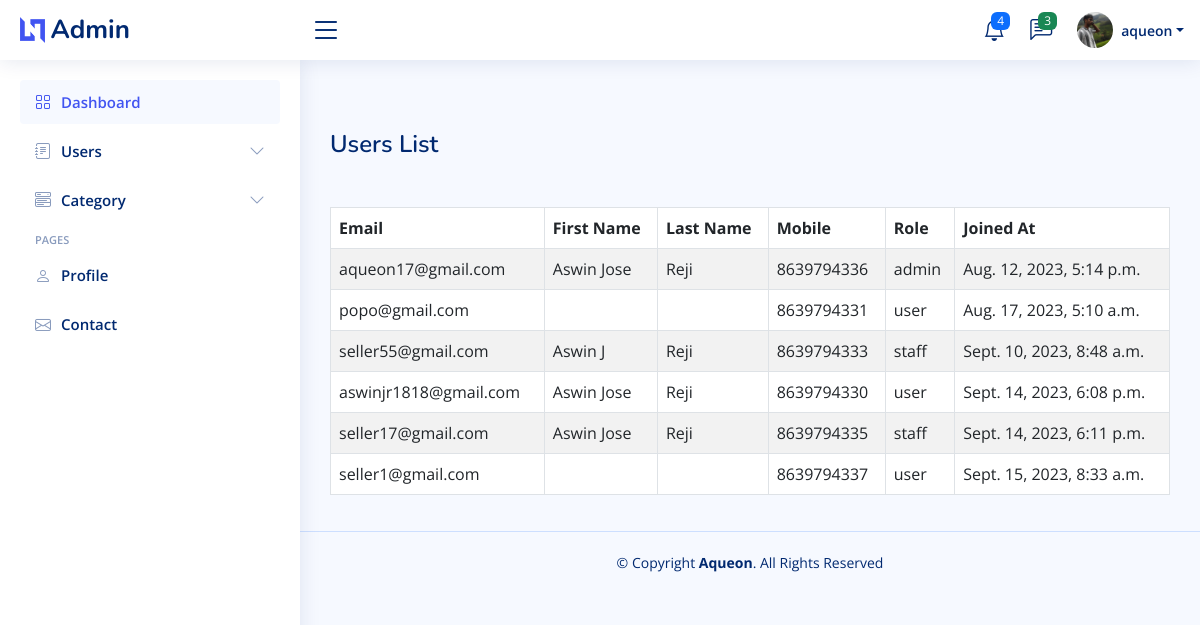
The app's page /users_list/ (signed in) with its own data.
### Website/models.py (models this page shows, shortened)
class UserProfile(models.Model):
    user = models.OneToOneField(User, on_delete=models.CASCADE)
    mobile = models.CharField(max_length=255,unique=True)
    profile_image = models.ImageField(upload_to='profile_images/', blank=True, null=True)

### Website/views.py (the view)
# urls.py: path('users_list/', views.users_list, name='users_list'),
def users_list(request):
    users = User.objects.all()
    try:
        seller_request = SellerRequest.objects.get(user=request.user)
    except SellerRequest.DoesNotExist:
        seller_request = None
    try:
        user_profile = UserProfile.objects.get(user=request.user)
    except UserProfile.DoesNotExist:
        user_profile = None
    try:
        user_addr = UserAddress.objects.get(user=request.user)
    except UserAddress.DoesNotExist:
        user_addr = None
    context = {
        'users': users,
        'user_profile': user_profile,
        'seller_request': seller_request,
        'user_addr' : user_addr,
    }
    return render(request, 'admin/users_list.html', context)

### templates/admin/users_list.html (shortened to what this page needs)
{% extends 'user_prof.html' %}
{% block content %}
<h1>Users List</h1></br></br>
<table class="table table-bordered table-striped">
    <thead class="thead-dark">
        <tr>
            <th>Email</th>
            <th>First Name</th>
            <th>Last Name</th>
            <th>Mobile</th>
            <th>Role</th>
            <th>Joined At</th>
        </tr>
    </thead>
    <tbody>
        {% for user in users %}
        <tr>
            <td>{{ user.email }}</td>
            <td>{{ user.first_name }}</td>
            <td>{{ user.last_name }}</td>
            <td>{{ user.userprofile.mobile }}</td>
            <td>{% if user.is_superuser %}
    admin
{% elif user.is_staff %}
    staff
{% else %}
    user
{% endif %}</td>
            <td>{{ user.date_joined }}</td>
        </tr>
        {% endfor %}
    </tbody>
</table>
    {% endblock%}

### templates/user_prof.html (shortened to what this page needs)
{% load static %}
<!DOCTYPE html>
<html lang="en">
<head>
  <link href="{% static 'assets/vendor/bootstrap/css/bootstrap.min.css' %}" rel="stylesheet">
  <link href="{% static 'assets/vendor/bootstrap-icons/bootstrap-icons.css' %}" rel="stylesheet">
  <link href="{% static 'assets/vendor/boxicons/css/boxicons.min.css' %}" rel="stylesheet">
  <link href="{% static 'assets/vendor/quill/quill.snow.css' %}" rel="stylesheet">
  <link href="{% static 'assets/vendor/quill/quill.bubble.css' %}" rel="stylesheet">
  <link href="{% static 'assets/vendor/remixicon/remixicon.css' %}" rel="stylesheet">
  <link href="{% static 'assets/vendor/simple-datatables/style.css' %}" rel="stylesheet">
  <link href="{% static 'assets/css/style.css' %}"  rel="stylesheet">
</head>
<body>
  <div style="background-color: black; width: 100%; height: 50px;">
  </div>
  <header id="header" class="header fixed-top d-flex align-items-center">
    <div class="d-flex align-items-center justify-content-between">
      <a href="index.html" class="logo d-flex align-items-center">
        <img src="assets/img/logo.png" alt="">
        {% if user.is_superuser %}
        <span class="d-none d-lg-block">Admin</span>
        {% elif user.is_staff and not user.is_superuser %}
        <span class="d-none d-lg-block">Seller</span>
        {% else %}
        <span class="d-none d-lg-block">User</span>
        {% endif %}
      </a>
      <i class="bi bi-list toggle-sidebar-btn"></i>
    </div>
    <nav class="header-nav ms-auto">
      <ul class="d-flex align-items-center">
        <li class="nav-item dropdown">
          <a class="nav-link nav-icon" href="#" data-bs-toggle="dropdown">
            <i class="bi bi-bell"></i>
            <span class="badge bg-primary badge-number">4</span>
          </a>
        </li>
        <li class="nav-item dropdown">
          <a class="nav-link nav-icon" href="#" data-bs-toggle="dropdown">
            <i class="bi bi-chat-left-text"></i>
            <span class="badge bg-success badge-number">3</span>
          </a>
        </li>
        <li class="nav-item dropdown pe-3">
          <a class="nav-link nav-profile d-flex align-items-center pe-0" href="#" data-bs-toggle="dropdown">
            {% if user_profile.profile_image %}
            <img src="{{ user_profile.profile_image.url }}" alt="Profile" class="rounded-circle" >
          {% else %}
          <img src="{% static 'img\fish_images\lionfish.jpg' %}" alt="Profile" class="rounded-circle">
          {% endif %}
            <span class="d-none d-md-block dropdown-toggle ps-2">{{ user_profile.user.username }}</span>
          </a>
        </li>
      </ul>
    </nav>
  </header>
  <aside id="sidebar" class="sidebar">
    <ul class="sidebar-nav" id="sidebar-nav">
      <li class="nav-item">
        <a class="nav-link " href="{% url 'user_profile_view' %}">
          <i class="bi bi-grid"></i>
          <span>Dashboard</span>
        </a>
      </li>
      {% if user.is_superuser and user.is_staff %}
         <li class="nav-item">
        <a class="nav-link collapsed" data-bs-target="#forms-nav" data-bs-toggle="collapse" href="#">
          <i class="bi bi-journal-text"></i><span>Users</span><i class="bi bi-chevron-down ms-auto"></i>
        </a>
      </li>
      <li class="nav-item">
        <a class="nav-link collapsed" data-bs-target="#components-nav" data-bs-toggle="collapse" href="#">
          <i class="bi bi-menu-button-wide"></i><span>Category</span><i class="bi bi-chevron-down ms-auto"></i>
        </a>
      </li>
      {% endif %}
      <li class="nav-heading">Pages</li>
      <li class="nav-item">
        <a class="nav-link collapsed" href="{% url 'user_profile' %}">
          <i class="bi bi-person"></i>
          <span>Profile</span>
        </a>
      </li>
      <li class="nav-item">
        <a class="nav-link collapsed" href="#">
          <i class="bi bi-envelope"></i>
          <span>Contact</span>
        </a>
      </li>
    </ul>
  </aside>
  <main id="main1" class="main">
    <div class="pagetitle">
    {% block content %}{% endblock %}
  </main>
  <footer id="footer" class="footer">
    <div class="copyright">
      &copy; Copyright <strong><span>Aqueon</span></strong>. All Rights Reserved
    </div>
    <div class="credits">
    </div>
  </footer>
</body>
</html>

### static/assets/css/style.css (style rules this page uses)
:root { scroll-behavior: smooth; }
body { font-family: "Open Sans", sans-serif; background: #f6f9ff; color: #444444; }
a { color: #4154f1; text-decoration: none; }
h1, h2, h3, h4, h5, h6 { font-family: "Nunito", sans-serif; }
#main2, #main3, #main1 { margin-top: 60px; padding: 20px 30px; transition: all 0.3s; }
.pagetitle { margin-bottom: 10px; }
.pagetitle h1 { font-size: 24px; margin-bottom: 0; font-weight: 600; color: #012970; }
.logo { line-height: 1; }
@media (min-width: 1200px) { .logo { width: 280px; } }
.logo img { max-height: 26px; margin-right: 6px; }
.logo span { font-size: 26px; font-weight: 700; color: #012970; font-family: "Nunito", sans-serif; }
.header { transition: all 0.5s; z-index: 997; height: 60px; box-shadow: 0px 2px 20px rgba(1, 41, 112, 0.1); background-color: #fff; padding-left: 20px; }
.header .toggle-sidebar-btn { font-size: 32px; padding-left: 10px; cursor: pointer; color: #012970; }
.header-nav ul { list-style: none; }
.header-nav>ul { margin: 0; padding: 0; }
.header-nav .nav-icon { font-size: 22px; color: #012970; margin-right: 25px; position: relative; }
.header-nav .nav-profile { color: #012970; }
.header-nav .nav-profile img { max-height: 36px; }
.header-nav .nav-profile span { font-size: 14px; font-weight: 600; }
.header-nav .badge-number { position: absolute; inset: -2px -5px auto auto; font-weight: normal; font-size: 12px; padding: 3px 6px; }
.sidebar { position: fixed; top: 60px; left: 0; bottom: 0; width: 300px; z-index: 996; transition: all 0.3s; padding: 20px; overflow-y: auto; scrollbar-width: thin; scrollbar-color: #aab7cf transparent; box-shadow: 0px 0px 20px rgba(1, 41, 112, 0.1); background-color: #fff; }
@media (min-width: 1200px) { #main2, #main3, #main1, #footer { margin-left: 300px; } }
.sidebar-nav { padding: 0; margin: 0; list-style: none; }
.sidebar-nav li { padding: 0; margin: 0; list-style: none; }
.sidebar-nav .nav-item { margin-bottom: 5px; }
.sidebar-nav .nav-heading { font-size: 11px; text-transform: uppercase; color: #899bbd; font-weight: 600; margin: 10px 0 5px 15px; }
.sidebar-nav .nav-link { display: flex; align-items: center; font-size: 15px; font-weight: 600; color: #4154f1; transition: 0.3; background: #f6f9ff; padding: 10px 15px; border-radius: 4px; }
.sidebar-nav .nav-link i { font-size: 16px; margin-right: 10px; color: #4154f1; }
.sidebar-nav .nav-link.collapsed { color: #012970; background: #fff; }
.sidebar-nav .nav-link.collapsed i { color: #899bbd; }
.sidebar-nav .nav-link .bi-chevron-down { margin-right: 0; transition: transform 0.2s ease-in-out; }
.footer { padding: 20px 0; font-size: 14px; transition: all 0.3s; border-top: 1px solid #cddfff; }
.footer .copyright { text-align: center; color: #012970; }
.footer .credits { padding-top: 5px; text-align: center; font-size: 13px; color: #012970; }

### records on screen
UserProfile: profile_image (picture), user.username "aqueon"

### other values on screen
{{ user.email }} "aqueon17@gmail.com"
{{ user.first_name }} "Aswin Jose"
{{ user.last_name }} "Reji"
{{ user.userprofile.mobile }} "8639794336"
{{ user.date_joined }} "Aug. 12, 2023, 5:14 p.m."
{{ user.email }} "popo@gmail.com"
{{ user.userprofile.mobile }} "8639794331"
{{ user.date_joined }} "Aug. 17, 2023, 5:10 a.m."
{{ user.email }} "seller55@gmail.com"
{{ user.first_name }} "Aswin J"
{{ user.userprofile.mobile }} "8639794333"
{{ user.date_joined }} "Sept. 10, 2023, 8:48 a.m."
{{ user.email }} "aswinjr1818@gmail.com"
{{ user.userprofile.mobile }} "8639794330"
{{ user.date_joined }} "Sept. 14, 2023, 6:08 p.m."
